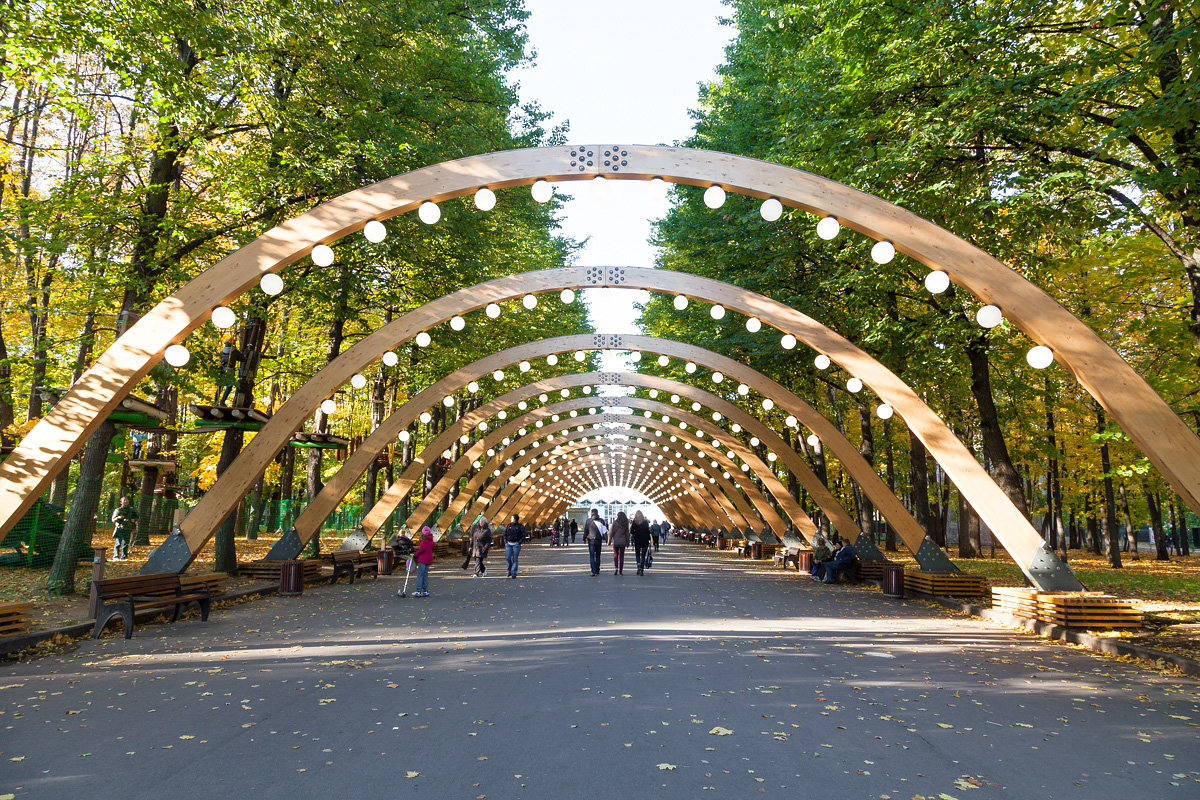
#> input picture tests/test_generators/resources/bgs/2.jpg, 1200 x 800 px
$ python finding_face_test_generator.py
#> lines starting #> are read from the running program, lines starting #| are printed output that depends on the picture; after the words box and inside, x2 and y2 are one past the last pixel; in counts of white or black regions, pixels touching at a corner belong together
### tests/test_generators/image_processing/image_processing.py
import cv2
import random


def get_random_fg_place(y_range, x_range):
    return random.randint(*y_range), random.randint(*x_range)


def reduce_img_randomly(img, scale_factor_range=(1, 1)):
    scale_factor = random.uniform(*scale_factor_range)

    new_img_dim = tuple(reversed(list(map(lambda x: int(x * scale_factor), img.shape[:2]))))
    img = cv2.resize(img, new_img_dim, cv2.INTER_AREA)
    return img


def add_fg_on_bg(fg, bg, place, black_color_threshold=0):
    x, y = place
    fg_h, fg_w = fg.shape[:2]

    fg_gray = cv2.cvtColor(fg, cv2.COLOR_BGR2GRAY)

    bg_part_for_fg = bg[y: y + fg_h, x: x + fg_w]

    ret, mask = cv2.threshold(fg_gray, black_color_threshold, 255, cv2.THRESH_BINARY)
    mask_inv = cv2.bitwise_not(mask)
    img1_bg = cv2.bitwise_and(bg_part_for_fg, bg_part_for_fg, mask=mask_inv)
    img2_fg = cv2.bitwise_and(fg, fg, mask=mask)
    dst = cv2.add(img1_bg, img2_fg)
    bg[y: y + fg_h, x: x + fg_w] = dst

    return bg

### tests/test_generators/finding_face_test_generator.py
"""
You need to prepare image for
background and images that contain
people on black context or transparent
background if the image is .png
to execute this script.
The opencv library ignores alpha channel
if the cv2.IMREAD_COLOR flag is set.
So the transparent background changes to
black context. Images that contain people
must be smaller than the image for
background. This applies to both
image height and width.
The script generates .avi and .csv.
The procedure which will be described
bellow is performed for each frame.
It is chosen randomly if people
will be put in frame. If it's true,
it's chosen the first person randomly
and put him/her in frame in random place.
Then it is chosen if the second person
will be put in frame provided that there is
enough space for him/her.
The .csv will contain the approximate
position of faces in frame or information
about their lack.
"""

import os
import cv2
import random
import csv

from image_processing.image_processing import *

if __name__ == '__main__':
    path_dir = os.path.abspath(os.path.dirname(__file__))
    path_to_imgs_people = f'{path_dir}/resources/img_people'
    bg = cv2.imread(f'{path_dir}/resources/bgs/2.jpg')
#> bg is the input picture: shape (800, 1200, 3); mean B, G, R 86.1, 118, 119
    f = open(f'{path_dir}/../finding_face_testing_dataset.csv', 'w', newline='')
    img_human_scale_factor_range = 0.7, 1
    black_color_threshold = 2
    frame_count = 100
    fps = 2

    video_writer = cv2.VideoWriter(f'{path_dir}/../finding_face_testing.avi',
                                            cv2.VideoWriter_fourcc(*'XVID'),
                                            fps,
                                    bg.T.shape[1:])

    csv_writer = csv.writer(f, delimiter=',')
    csv_writer.writerow(['frame', 'locations'])

    people_dict = dict(enumerate(os.listdir(path_to_imgs_people)))
    people_count = len(os.listdir(path_to_imgs_people))
    people_random_list = [i for i in range(people_count)]

    for frame_counter in range(frame_count):
        frame = bg.copy()
        x0, w0, y0, h0, x1, w1, y1, h1 = [-1] * 8

        if random.randint(0, 1):
            random.shuffle(people_random_list)
            path_to_img_human = people_dict[people_random_list[0]]
            img_human = cv2.imread(os.path.join(path_to_imgs_people, path_to_img_human))
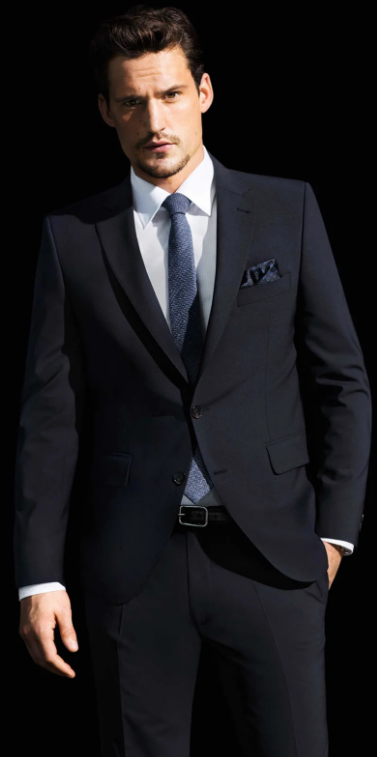
#> input picture tests/test_generators/resources/img_people/4.jpg, 377 x 757 px
#> img_human is the input picture: shape (757, 377, 3); mean B, G, R 29.9, 27.7, 29.3

            img_human = reduce_img_randomly(img_human, img_human_scale_factor_range)

            x_range = 0, frame.shape[1] - img_human.shape[1]
#> x_range = (0, 907)
            y_range = 0, frame.shape[0] - img_human.shape[0]
#> y_range = (0, 212)

            y0, x0 = get_random_fg_place(y_range, x_range)
#> y0 = 130; x0 = 497

            add_fg_on_bg(img_human, frame, (x0, y0), black_color_threshold)
#> in add_fg_on_bg, `bg_part_for_fg = bg[y: y + fg_h, x: x + fg_w]`:
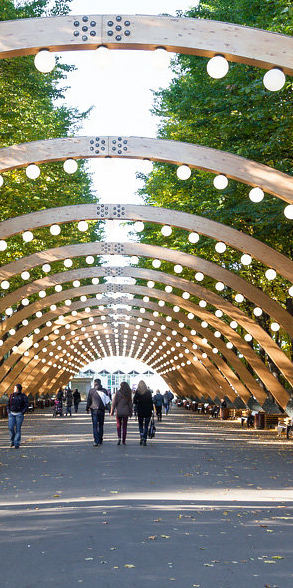
#> bg_part_for_fg: shape (588, 293, 3); mean B, G, R 121.3, 136.8, 137
#> in add_fg_on_bg, `ret, mask = cv2.threshold(fg_gray, black_color_threshold, 255, cv2.THR..`:
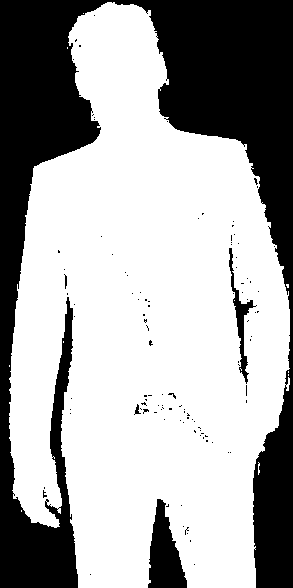
#> mask: shape (588, 293); 65.7% white; 110 black regions (105 under 20 px), largest, box (x1, y1, x2, y2) and area: (0, 0, 293, 588) 55935, (148, 499, 187, 588) 2062, (229, 248, 257, 384) 737, (134, 404, 141, 415) 32, (64, 274, 67, 289) 25
#> in add_fg_on_bg, `ret, mask = cv2.threshold(fg_gray, black_color_threshold, 255, cv2.THR..`: ret = 2
#> in add_fg_on_bg, `img1_bg = cv2.bitwise_and(bg_part_for_fg, bg_part_for_fg, mask=mask_inv)`:
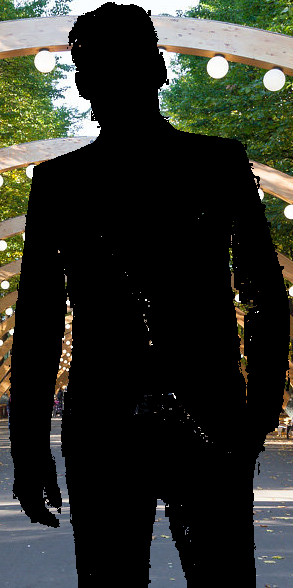
#> img1_bg: shape (588, 293, 3); mean B, G, R 38.3, 45.2, 42.8
#> in add_fg_on_bg, `dst = cv2.add(img1_bg, img2_fg)`:
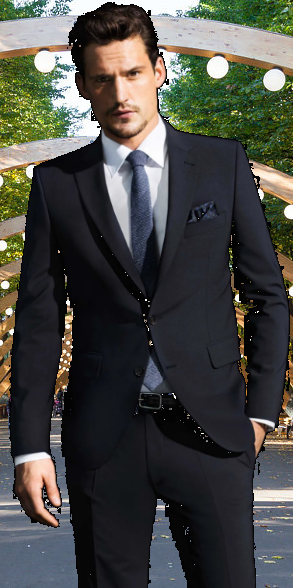
#> dst: shape (588, 293, 3); mean B, G, R 67.5, 72.1, 71.4
#> in add_fg_on_bg, `bg[y: y + fg_h, x: x + fg_w] = dst`:
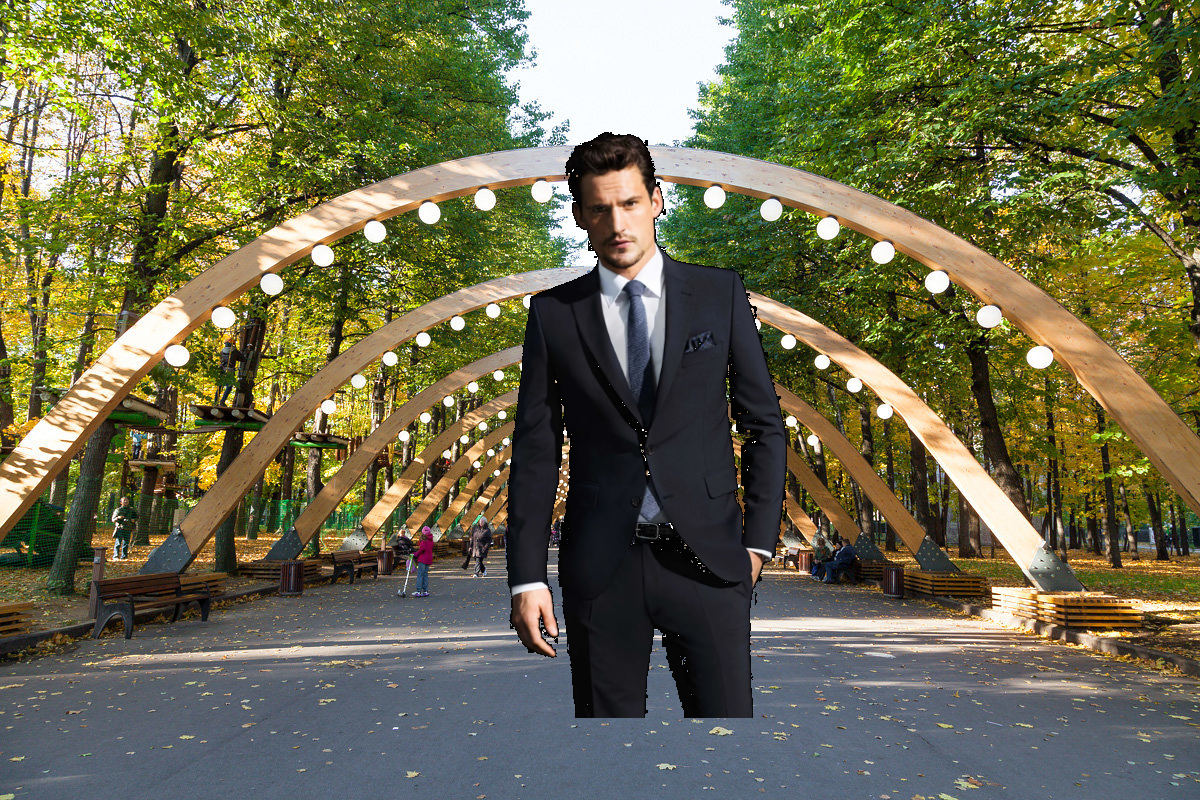
#> bg: shape (800, 1200, 3); mean B, G, R 76.5, 106.4, 107.2

            if random.randint(0, 1):
                path_to_img_human_1 = people_dict[people_random_list[1]]
                img_human_1 = cv2.imread(os.path.join(path_to_imgs_people, path_to_img_human_1))
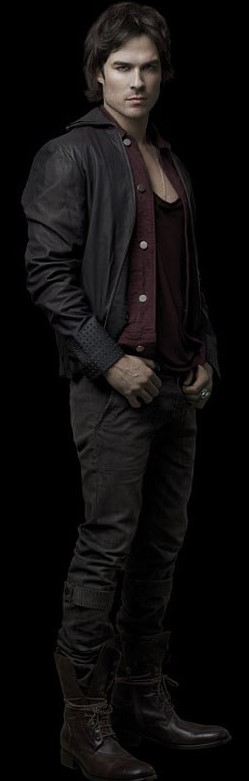
#> input picture tests/test_generators/resources/img_people/1.jpg, 249 x 781 px
#> img_human_1 is the input picture: shape (781, 249, 3); mean B, G, R 13.5, 13.6, 15.4

                img_human_1 = reduce_img_randomly(img_human_1, img_human_scale_factor_range)

                x_edges = x0, x0 + img_human.shape[1]
#> x_edges = (497, 790)

                y_range, x_range = None, None

                if x_edges[0] > img_human_1.shape[0]:
                    x_range = 0, x_edges[0] - img_human_1.shape[1]
                    y_range = 0, frame.shape[0] - img_human_1.shape[0]

                if x_range is not None:
                    y1, x1 = get_random_fg_place(y_range, x_range)

                    add_fg_on_bg(img_human_1, frame, (x1, y1), black_color_threshold)

        if x0 > 0:
            x0, w0 = x0 + img_human.shape[1] // 4, img_human.shape[1] // 2
#> x0 = 570; w0 = 146
            y0, h0 = y0, img_human.shape[1] // 2
#> h0 = 146
#> pass 3 of the loop `for frame_counter in range(frame_count):`:
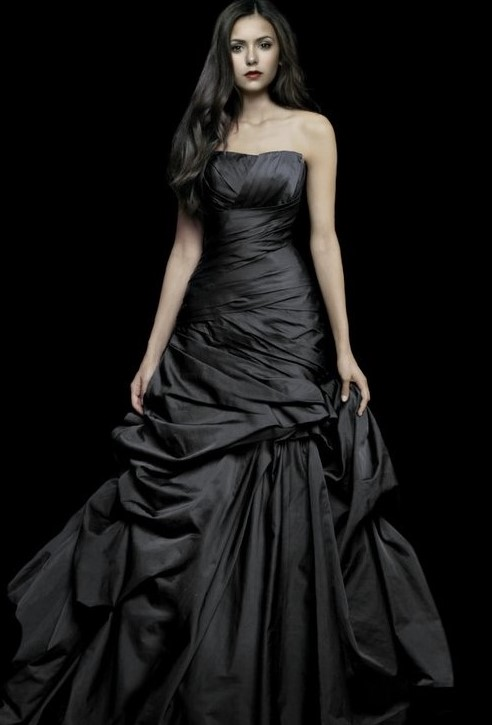
#> input picture tests/test_generators/resources/img_people/2.jpg, 492 x 725 px
#> img_human is the input picture: shape (725, 492, 3); mean B, G, R 21.4, 22, 22.8
#> img: shape (641, 435, 3)
#> fg_gray: shape (641, 435)
#> bg_part_for_fg: shape (641, 435, 3)
#> in add_fg_on_bg (call 3), `ret, mask = cv2.threshold(fg_gray, black_color_threshold, 255, cv2.THR..`:
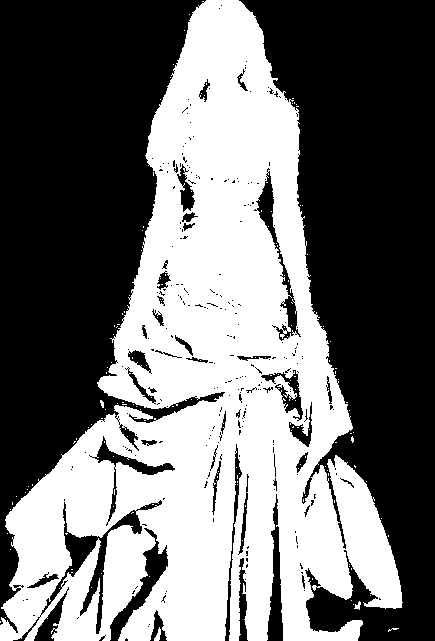
#> mask: shape (641, 435); 44.5% white; 155 white regions (151 under 20 px), largest, box (x1, y1, x2, y2) and area: (0, 0, 403, 641) 123807, (154, 627, 161, 641) 52, (354, 601, 361, 610) 33, (100, 400, 104, 408) 22
#> img1_bg: shape (641, 435, 3)
#> img2_fg: shape (641, 435, 3)
#> dst: shape (641, 435, 3)
#> in add_fg_on_bg (call 3), `bg[y: y + fg_h, x: x + fg_w] = dst`:
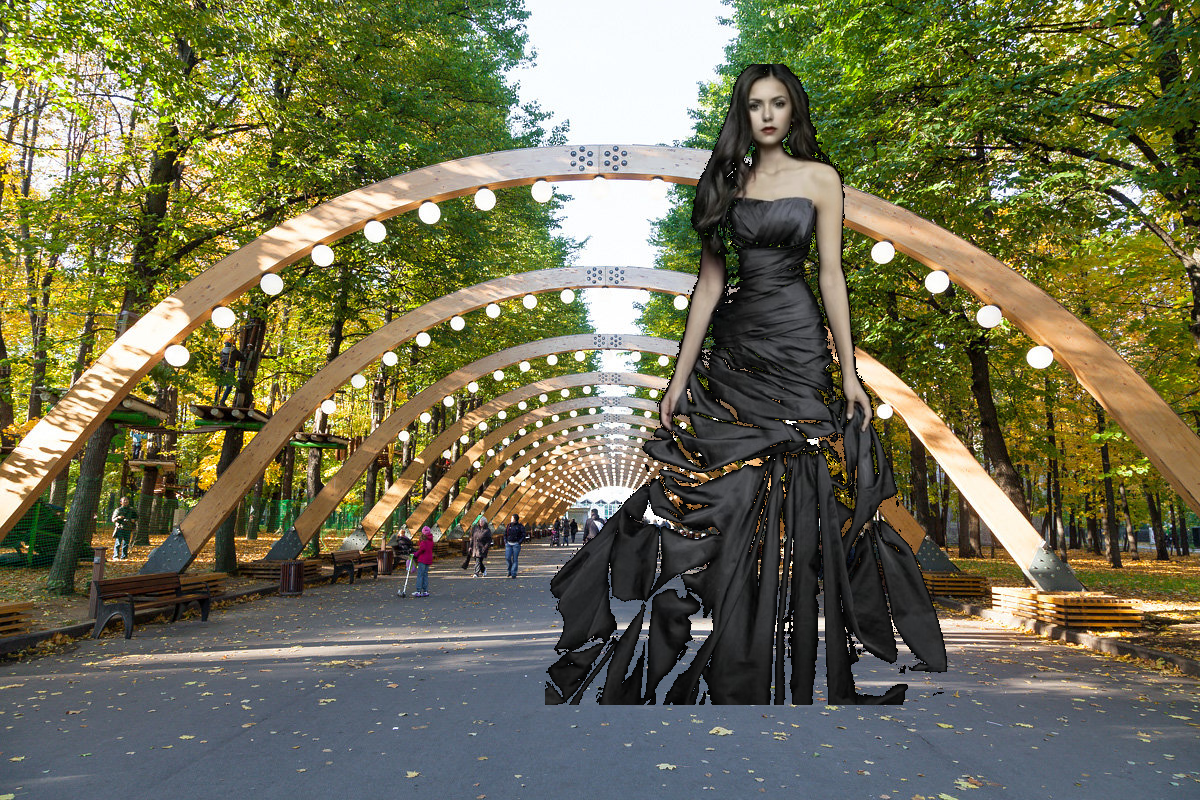
#> bg: shape (800, 1200, 3); mean B, G, R 81, 110.3, 111.1
#> the loop made 100 passes; the first 3 are shown
            #cv2.rectangle(frame, (x0, y0), (x0 + w0, y0 + h0), (255, 0, 0), 2)

        if x1 > 0:
            x1, w1 = x1 + img_human_1.shape[1] // 4, img_human_1.shape[1] // 2
            y1, h1 = y1, img_human_1.shape[1] // 2
            #cv2.rectangle(frame, (x1, y1), (x1 + w1, y1 + h1), (255, 0, 0), 2)

        csv_writer.writerow([frame_counter, x0, w0, y0, h0, x1, w1, y1, h1])
        video_writer.write(frame)

    video_writer.release()
    f.close()
